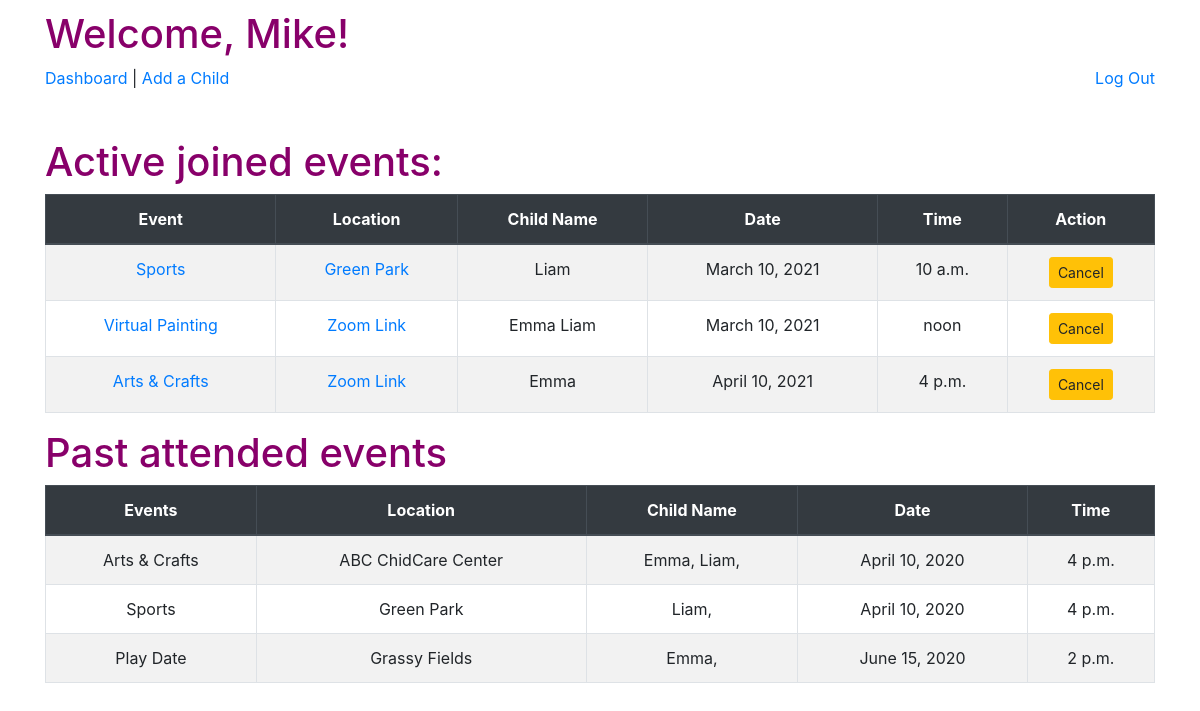
Page /ABC/myEvents (signed in) on the earlier database version.
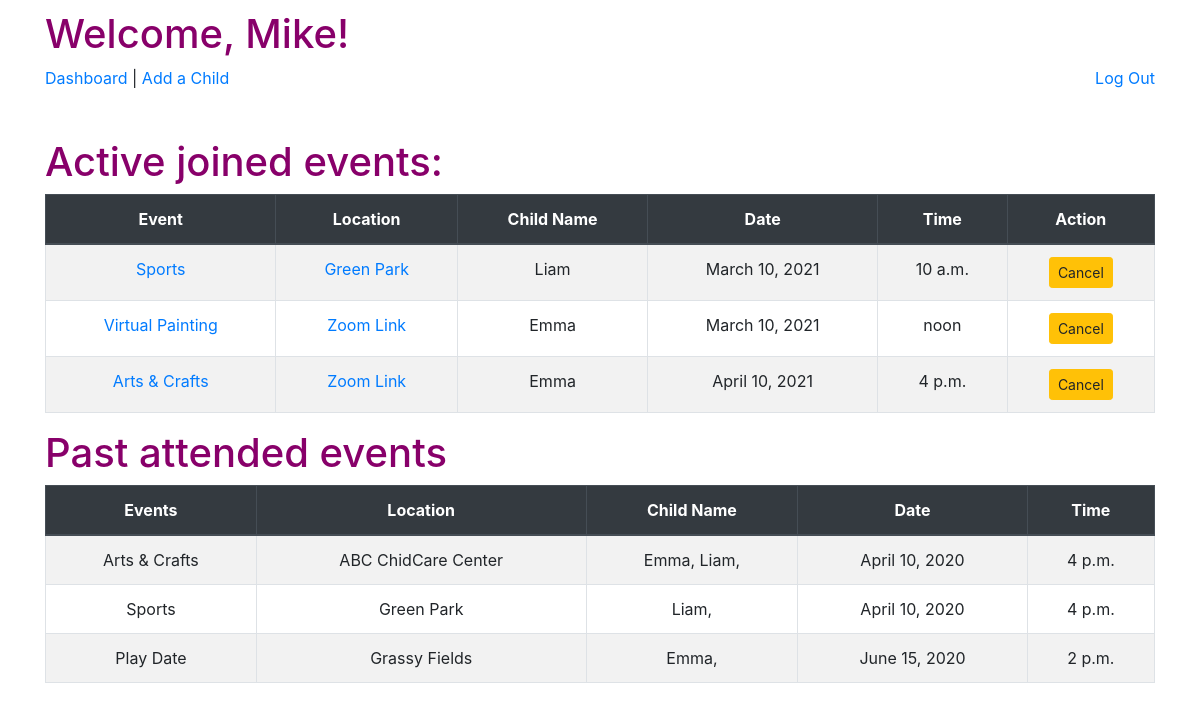
Same page on the later database version.
### group_app/models.py (models this page shows, shortened)
class Event(models.Model):
    event_name = models.CharField(max_length=250)
    location = models.CharField(max_length=250)
    event_date = models.DateField()
    event_time = models.TimeField()
    max_capacity = models.IntegerField()
    current_enrolled = models.IntegerField(default=0)
    action_class_full = models.BooleanField(default=False)
    street_address = models.CharField(max_length=255)
    city = models.CharField(max_length=60)
    state = models.CharField(max_length=2)
    zip_code = models.CharField(max_length=5)
    child_event = models.ManyToManyField(Child, related_name='enrolled_child')
    user_event = models.ManyToManyField(User, related_name='enrolled_user')

class Child(models.Model):
    first_name = models.CharField(max_length=50)
    last_name = models.CharField(max_length=50)
    birth_date = models.DateTimeField()
    gender = models.CharField(max_length=10)
    age = models.IntegerField()
    program = models.CharField(max_length=20)
    created_at = models.DateTimeField(auto_now_add=True)
    updated_at = models.DateTimeField(auto_now=True)
    parent_child = models.ForeignKey(
        User, related_name="enrolled_parent", on_delete=models.CASCADE)
    objects = ChildManager()

### group_app/views.py (the view)
# urls.py: path('myEvents', views.myEvents),
def myEvents(request):
    if 'user_id' not in request.session:
        return redirect('/ABC')
    user = User.objects.get(id=request.session['user_id'])
    past_events=Event.objects.filter(event_date__lte = datetime.today())
    future_events=Event.objects.filter(event_date__gte = datetime.today())
    child=Child.objects.filter(parent_child=user)
    context = {
        'user': user,
        'past_events': past_events,
        'future_events':future_events,
        'child': child,
    }
    return render(request, 'myEvents.html', context)

### group_app/templates/myEvents.html (shortened to what this page needs)
<!DOCTYPE html>
<html lang="en">
<head>
    <link href="https://stackpath.bootstrapcdn.com/bootstrap/4.5.0/css/bootstrap.min.css" rel="stylesheet"
>
    <link rel="stylesheet" href="https://stackpath.bootstrapcdn.com/bootstrap/4.3.1/css/bootstrap.min.css">
    {% load static %}
    <link rel="stylesheet" href="{% static 'css/style.css' %}">
</head>
<body>
    <div class="container">
        <h1>Welcome, {{ user.first_name }}!</h1>
        <a href="/ABC/dashboard">Dashboard</a> | <a href="/ABC/childForm">Add a Child</a>
        <a class="float-right" href="/ABC/logout">Log Out</a>
        <br><br>
        <br>
        <h1> Active joined events: </h1>
            <table class="table table-striped table-bordered table-hover">
                <thead class="thead-dark">
              <tr>
                <th scope="col">Event</th>
                <th scope="col">Location </th>
                <th scope="col">Child Name</th>
                <th scope="col">Date</th>
                <th scope="col">Time</th>
                <th scope="col">Action</th>
              </tr>
            </thead>
            <tbody>
              {% for event in future_events %}
              <tr>
                <td><a href="/ABC/{{event.id}}/confirmJoin">{{event.event_name}}</a></td>
                            <td><a href="/ABC/{{event.id}}/confirmJoin">{{event.location}}</a></td>
                <td>{% for kid in child %}
                      {% if kid in event.child_event.all %}
                      {{ kid.first_name }}
                      {% endif %}
                    {% endfor %} </td>
                <td>{{ event.event_date }}</td>
                <td>{{ event.event_time }}</td>
                <td>
                  <form action="{% url 'remove_event_myEvents' %}" method="post">
                  <button class="btn btn-sm btn-warning" type="submit">Cancel</button>
                  </form>
                </td>
              </tr>
              {% endfor %}
            </tbody>
          </table>
            <h1> Past attended events </h1>
            <table class="table table-striped table-bordered table-hover">
                <thead class="thead-dark">
              <tr>
                <th scope="col">Events</th>
                <th scope="col">Location </th>
                <th scope="col">Child Name</th>
                <th scope="col">Date</th>
                <th scope="col">Time</th>
              </tr>
            </thead>
            <tbody>
              {% for event in past_events %}
              <tr>
                <td>{{event.event_name}}</td>
                <td>{{event.location}}</td>
                <td>{% for kid in child %}
                      {% if kid in event.child_event.all %}
                      {{ kid.first_name}},
                      {% endif %}
                    {% endfor %} </td>
                <td>{{ event.event_date }}</td>
                <td>{{ event.event_time }}</td>
              </tr>
              {% endfor %}
            </tbody>
          </table>
    </div>
</body>
</html>

Differences in the rows shown:
changed Event "Virtual Painting": loses Child (first_name "Liam")
